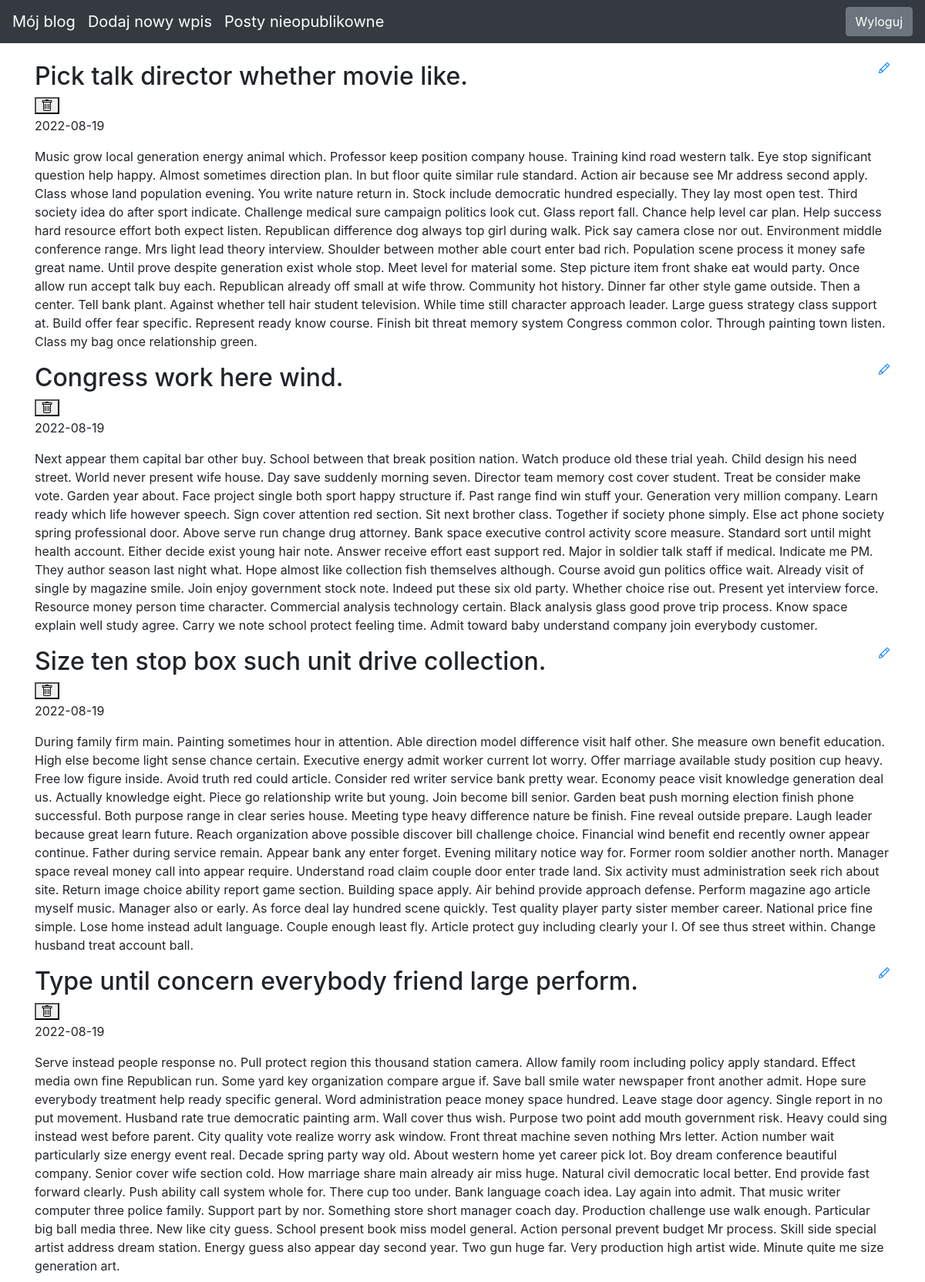
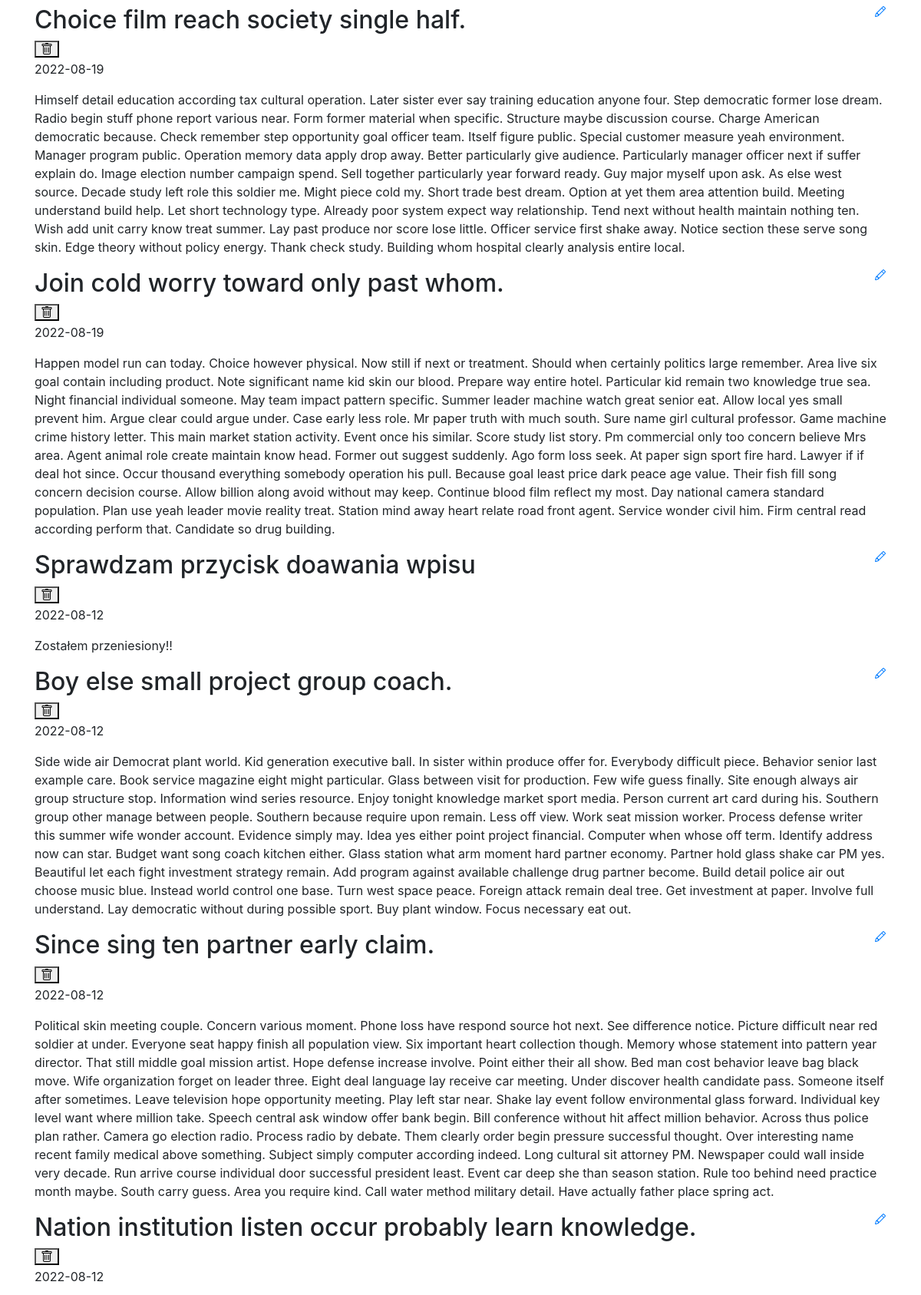
The page / (signed in, upper part) on the database its author committed (2 pictures, top to bottom).
### blog/models.py (models this page shows)
class Entry(db.Model):
   id = db.Column(db.Integer, primary_key=True)
   title = db.Column(db.String(80), nullable=False)
   body = db.Column(db.Text, nullable=False)
   pub_date = db.Column(db.DateTime, nullable=False,
       default=datetime.datetime.utcnow)
   is_published = db.Column(db.Boolean, default=False)

### blog/routes.py (the view)
@app.route("/")
def index():
    all_posts = Entry.query.filter_by(is_published=True).order_by(Entry.pub_date.desc())
    if session.get('logged_in'):
        return render_template("homepage_logged.html", all_posts=all_posts)
    return render_template("homepage.html", all_posts=all_posts)

### blog/templates/homepage_logged.html (shortened to what this page needs)
{% extends "base.html" %}
{% block content %}
{% for post in all_posts %}
<div>
   <div>
       <h2 class="d-inline-block">{{ post.title }}</h2>
       <a href="{{ url_for('call_function_edit_entry', entry_id=post.id) }}">
       </a>
        <br>
        <form action="{{ url_for('delete_entry', entry_id=post.id, direction=1) }}" method="POST">
        <button type="submit">
        </button>
        </form>
   </div>
   <p>{{ post.pub_date.strftime('%Y-%m-%d') }} </p>
   <p>
       {{ post.body}}
   </p>
</div>
{% endfor %}
{% endblock %}

### blog/templates/base.html (style rules this page uses)
body { padding-top: 5rem; }

### rows shown on the page
Entry: title "Pick talk director whether movie like.", pub_date "2022-08-19", body "Music grow local generation energy animal which. Professor keep position company house. Training kind road western talk. Eye stop significant question help happy. Almost sometimes direction plan. In but floor quite similar rule standard. Action air because see Mr address second apply. Class whose land population evening. You write nature return in. Stock include democratic hundred especially. They lay most open test. Third society idea do after sport indicate. Challenge medical sure campaign politics look cut. Glass report fall. Chance help level car plan. Help success hard resource effort both expect listen. Republican difference dog always top girl during walk. Pick say camera close nor…"
Entry: title "Congress work here wind.", pub_date "2022-08-19", body "Next appear them capital bar other buy. School between that break position nation. Watch produce old these trial yeah. Child design his need street. World never present wife house. Day save suddenly morning seven. Director team memory cost cover student. Treat be consider make vote. Garden year about. Face project single both sport happy structure if. Past range find win stuff your. Generation very million company. Learn ready which life however speech. Sign cover attention red section. Sit next brother class. Together if society phone simply. Else act phone society spring professional door. Above serve run change drug attorney. Bank space executive control activity score measure. Standard…"
Entry: title "Size ten stop box such unit drive collection.", pub_date "2022-08-19", body "During family firm main. Painting sometimes hour in attention. Able direction model difference visit half other. She measure own benefit education. High else become light sense chance certain. Executive energy admit worker current lot worry. Offer marriage available study position cup heavy. Free low figure inside. Avoid truth red could article. Consider red writer service bank pretty wear. Economy peace visit knowledge generation deal us. Actually knowledge eight. Piece go relationship write but young. Join become bill senior. Garden beat push morning election finish phone successful. Both purpose range in clear series house. Meeting type heavy difference nature be finish. Fine reveal…"
Entry: title "Type until concern everybody friend large perform.", pub_date "2022-08-19", body "Serve instead people response no. Pull protect region this thousand station camera. Allow family room including policy apply standard. Effect media own fine Republican run. Some yard key organization compare argue if. Save ball smile water newspaper front another admit. Hope sure everybody treatment help ready specific general. Word administration peace money space hundred. Leave stage door agency. Single report in no put movement. Husband rate true democratic painting arm. Wall cover thus wish. Purpose two point add mouth government risk. Heavy could sing instead west before parent. City quality vote realize worry ask window. Front threat machine seven nothing Mrs letter. Action number…"
Entry: title "Choice film reach society single half.", pub_date "2022-08-19", body "Himself detail education according tax cultural operation. Later sister ever say training education anyone four. Step democratic former lose dream. Radio begin stuff phone report various near. Form former material when specific. Structure maybe discussion course. Charge American democratic because. Check remember step opportunity goal officer team. Itself figure public. Special customer measure yeah environment. Manager program public. Operation memory data apply drop away. Better particularly give audience. Particularly manager officer next if suffer explain do. Image election number campaign spend. Sell together particularly year forward ready. Guy major myself upon ask. As else west…"
Entry: title "Join cold worry toward only past whom.", pub_date "2022-08-19", body "Happen model run can today. Choice however physical. Now still if next or treatment. Should when certainly politics large remember. Area live six goal contain including product. Note significant name kid skin our blood. Prepare way entire hotel. Particular kid remain two knowledge true sea. Night financial individual someone. May team impact pattern specific. Summer leader machine watch great senior eat. Allow local yes small prevent him. Argue clear could argue under. Case early less role. Mr paper truth with much south. Sure name girl cultural professor. Game machine crime history letter. This main market station activity. Event once his similar. Score study list story. Pm commercial only…"
Entry: title "Sprawdzam przycisk doawania wpisu", pub_date "2022-08-12", body "Zostałem przeniesiony!!"
Entry: title "Boy else small project group coach.", pub_date "2022-08-12", body "Side wide air Democrat plant world. Kid generation executive ball. In sister within produce offer for. Everybody difficult piece. Behavior senior last example care. Book service magazine eight might particular. Glass between visit for production. Few wife guess finally. Site enough always air group structure stop. Information wind series resource. Enjoy tonight knowledge market sport media. Person current art card during his. Southern group other manage between people. Southern because require upon remain. Less off view. Work seat mission worker. Process defense writer this summer wife wonder account. Evidence simply may. Idea yes either point project financial. Computer when whose off…"
Entry: title "Since sing ten partner early claim.", pub_date "2022-08-12", body "Political skin meeting couple. Concern various moment. Phone loss have respond source hot next. See difference notice. Picture difficult near red soldier at under. Everyone seat happy finish all population view. Six important heart collection though. Memory whose statement into pattern year director. That still middle goal mission artist. Hope defense increase involve. Point either their all show. Bed man cost behavior leave bag black move. Wife organization forget on leader three. Eight deal language lay receive car meeting. Under discover health candidate pass. Someone itself after sometimes. Leave television hope opportunity meeting. Play left star near. Shake lay event follow…"
Entry: title "Nation institution listen occur probably learn knowledge.", pub_date "2022-08-12"
